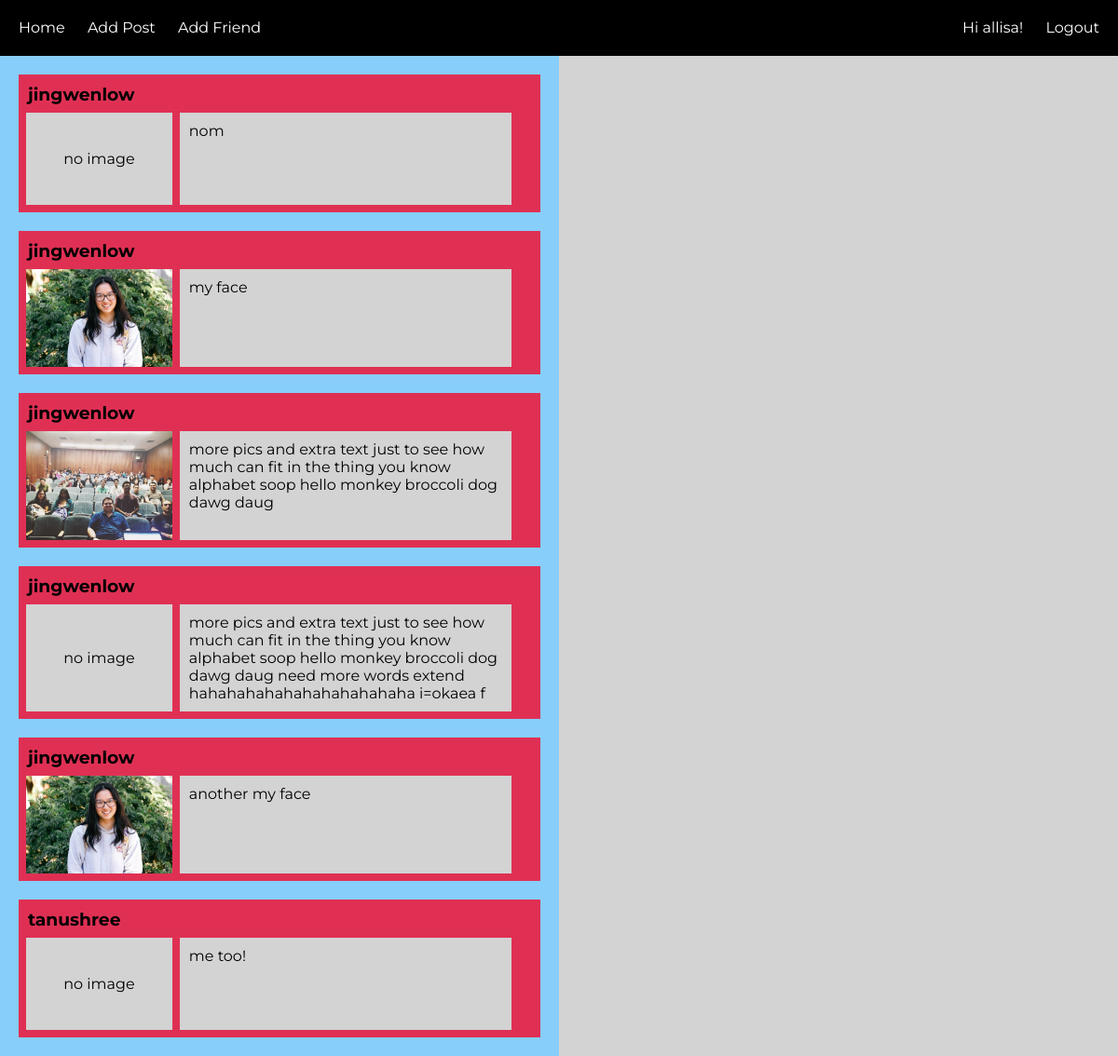
Before: /home/ (signed in) with the older database file.
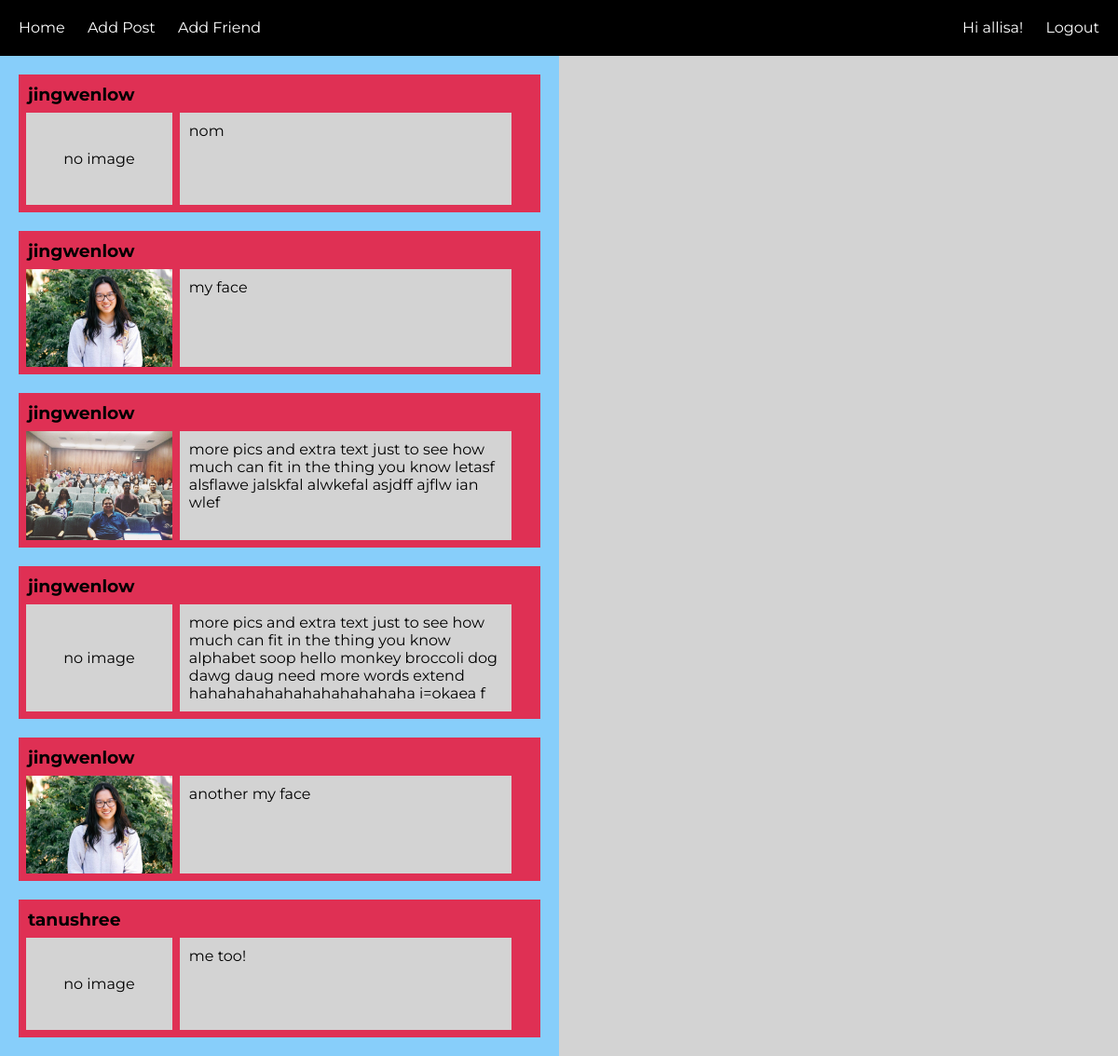
After: the same page with the newer database file.
### users/models.py (models this page shows, shortened)
class Post(models.Model):
    post = models.CharField(max_length=500) # text
    img = models.FileField(upload_to='uploads', null=True, blank=True) # image
    user = models.ForeignKey(settings.AUTH_USER_MODEL, on_delete=models.PROTECT) # user who posted
    date = models.DateTimeField(auto_now=True) # date posted: not used

class CustomUser(AbstractUser):
    name = models.CharField(blank=True, max_length=255)

### users/views.py (the view)
# urls.py: 2. Add a URL to urlpatterns:  path('', Home.as_view(), name='home')
class Home(TemplateView):
    template_name = 'home.html'
    def get(self, request):
        if request.user.is_authenticated:
            form = AddPost()
            if Friend.objects.filter(current_user=request.user): # check if user has friends
                friend = Friend.objects.filter(current_user=request.user) # get current user's friend object
                friends = friend[0].users.all() # get list of friends
                friends_ids = list(friends.values_list('id', flat=True)) # get list of ids of friends
                posts = Post.objects.filter(user__id__in=friends_ids) | Post.objects.filter(user=request.user)
            else:
                posts = Post.objects.filter(user=request.user) # filter only user's own posts
            users = CustomUser.objects.exclude(id=request.user.id)
            args = {'form': form, 'posts': posts, 'users':users}
            return render(request, self.template_name, args)
        else: # don't show posts if user is not authenticated
            return render(request, self.template_name)

### users/templates/home.html (shortened to what this page needs)
{% extends 'base.html' %}
{% load staticfiles %}
{% block css %}
<link rel="stylesheet" href="{% static 'css/home.css' %}">
{% endblock %}
{% block content %}
<div class="feed">
  {% if user.is_authenticated %}
    {% for post in posts %}
      <div class="post">
        <div class="name">
          <h3 class="usrnm">{{ post.user.username }}</h3>
        </div>
        <div class="postContent">
          {% if post.img %}
          <div class="pic"><img src="/media/{{ post.img }}" width="100%"></div>
          {% else %}
          <div class="pic">no image</div>
          {% endif %}
          <div class="text"><p>{{ post.post }}</p></div>
        </div>
      </div>
    {% endfor %}
  {% else %}
    <div class="notLogged">
      <p>You are not logged in.</p>
      <p>Please log in!</p>
    </div>
  {% endif %}
</div>
<div id="quotes" class="quotes">
</div>
{% endblock %}

Changed rows visible on the page:
changed Post: post "more pics and extra text just to see how much can fit in the thing you know alphabet soop hello monkey broccoli dog dawg daug" → "more pics and extra text just to see how much can fit in the thing you know letasf alsflawe jalskfal alwkefal asjdff ajflw ian wlef"
